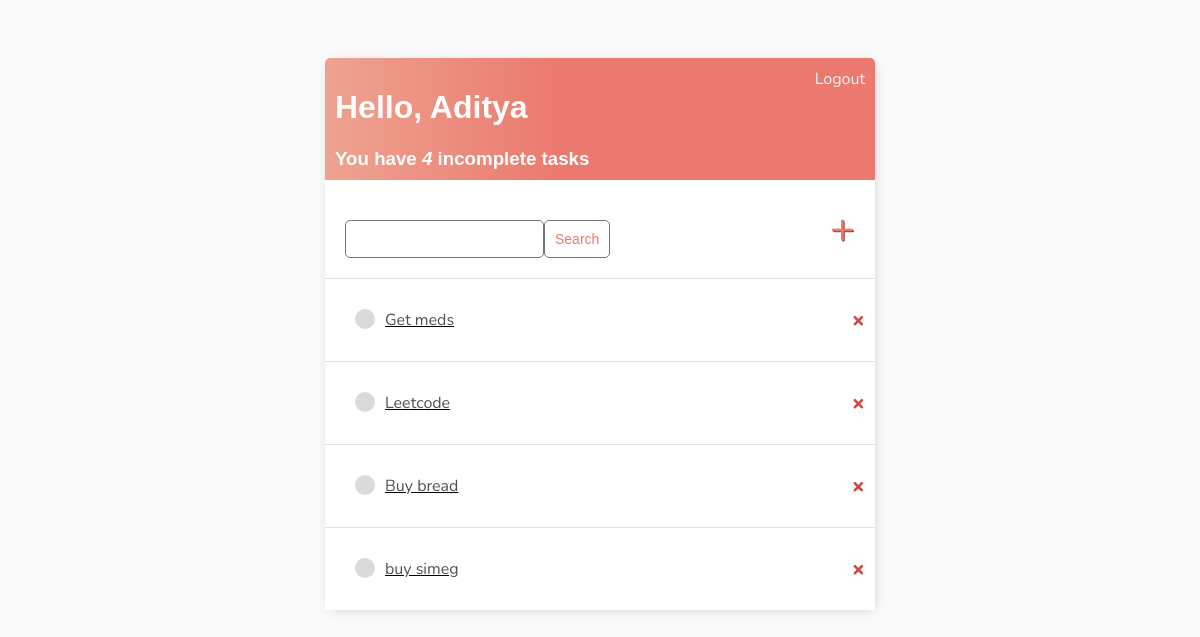
The app's page / (signed in), older data.
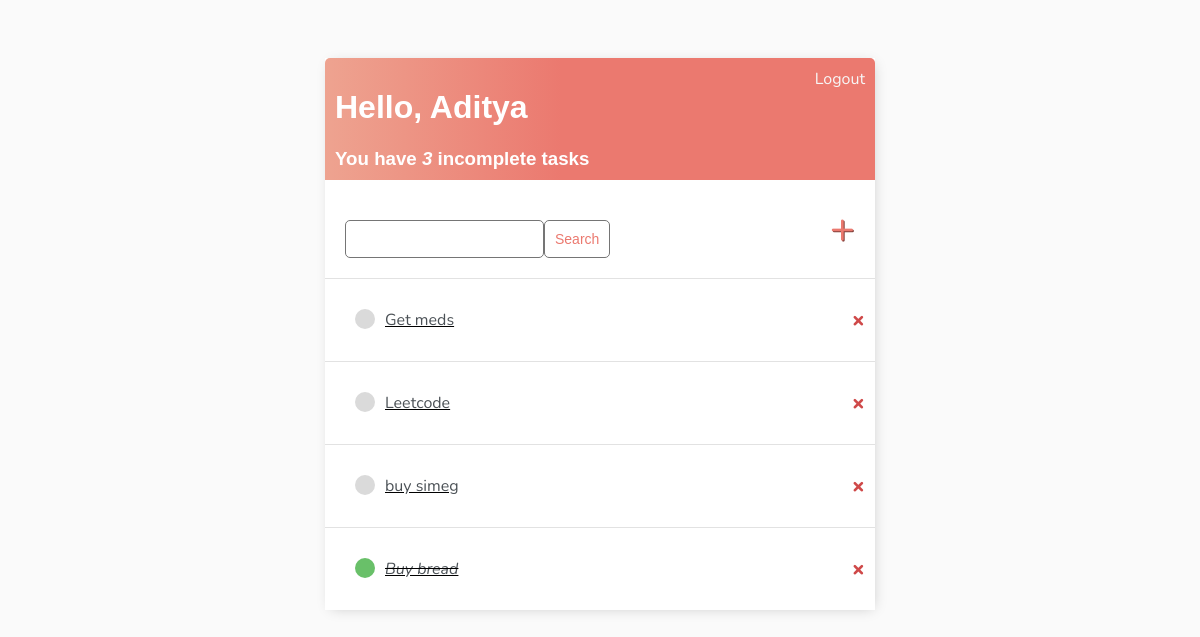
The same page, newer data.
### base/models.py (models this page shows)
class Task(models.Model):
    user = models.ForeignKey(User, on_delete=models.CASCADE, null=True, blank=True)
    title = models.CharField(max_length=200)
    description = models.TextField(null=True, blank = True)
    complete = models.BooleanField(default=False)
    created = models.DateTimeField(auto_now_add = True)
    def __str__(self) -> str:
        return self.title
    class Meta:
        ordering = ['complete']

### base/views.py (the view)
# urls.py: path('', views.TaskListView.as_view(), name = 'tasks'),
class TaskListView(LoginRequiredMixin, ListView):
    model = Task
    context_object_name = 'tasks'
    def get_context_data(self, **kwargs):
        context = super().get_context_data(**kwargs)
        context['tasks'] = context['tasks'].filter(user= self.request.user)
        context['count'] = context['tasks'].filter(complete = False).count()
        search_input = self.request.GET.get('search-area') or ''
        if search_input:
            context['tasks'] = context['tasks'].filter(title__icontains = search_input)
        context['search_input'] =search_input
        return context

### base/templates/base/task_list.html
 {% extends 'base/main.html' %}
{% block content %}
<div class = "header-bar">
    <div>
        <h1> Hello, {{request.user|title}} </h1>
        <h3 style = "margin:0"> You have <i>{{count}}</i> incomplete task{{count|pluralize:"s" }}</h3>
    </div>
{% if request.user.is_authenticated %}
    <a href = "{% url 'logout' %}"> Logout </a>
{% else %}
    <a href = "{% url 'login' %}"> Login </a>
{% endif %}
</div>
<div id = "search-add-wrapper">
    <form method = "GET" style="margin-top: 20px; display:flex;">
        <input type= 'text' name= 'search-area' value = {{search_input}}>
        <input class="button" type = 'submit' value= 'Search'>
    </form>
    <a id="add-link" href = "{% url 'task-create' %}">&#x2b;</a>
</div>
<div class = "task-items-wrapper">
    {% for task in tasks %}
        <div class="task-wrapper">
            {% if task.complete %}
                <div class="task-title">
                    <div class = "task-complete-icon"></div>
                        <i><u><s><a href ="{% url 'task-update' task.id %}">{{task}} </a></s></u> </i>
                </div>
            {% else %}
            <div class="task-title">
                <div class = "task-incomplete-icon"></div>
                    <u><a href ="{% url 'task-update' task.id %}">{{task}} </a></u>
            </div>
            {% endif %}
            <a class="delete-link" href = "{% url 'task-delete' task.id %}"> &#215;</a>
        </div>
    {% empty %}
        <h3>No items</h3>
    {% endfor %}
</div>
{% endblock content%}

### base/templates/base/main.html (shortened to what this page needs)
<!DOCTYPE html>
<html>
    <head>
    </head>
    <body>
      <div class = "container">
            {% block content %}
            {% endblock content %}
      </div>
    </body>
</html>

### base/templates/base/main.html (style rules this page uses)
body { background-color: #fafafa; font-family: 'Nunito', sans-serif; padding: 50px; }
h1, h2, h3, h4, h5, h6 { font-family: 'Raleway', sans-serif; }
a, p { color: #4b5156 }
.container { max-width: 550px; margin: auto; background-color : #fff; -webkit-box-shadow: 2px 2px 13px -4px rgba(0, 0, 0, 0.21); box-shadow: 2px 2px 13px -4px rgba(0, 0, 0,0.21) }
.header-bar { display: flex; justify-content: space-between; color: #fff; padding: 10px; border-radius: 5px 5px 0 0; background: linear-gradient(90deg, #EEA390 0%, #EB796F 43%, #EB796F 100%); }
.header-bar a { color: rgb(247, 247, 247); text-decoration: none; }
.task-wrapper { display: flex; align-items: center; justify-content: space-between; padding: 10px; background-color: #fff; border-top: 1px solid rgb(226, 226, 226); }
.task-title { display: flex; padding: 20px; }
.task-title a { text-decoration: none; color: #4b5156; margin-left: 10px; }
.task-complete-icon { height: 20px; width: 20px; background-color: rgb(105, 192, 105); border-radius: 50%; }
.task-incomplete-icon { height: 20px; width: 20px; background-color: rgb(218, 218, 218); border-radius: 50%; }
.delete-link { text-decoration: none; font-weight: 900; color: #cf4949; font-size: 22px; line-height: 0; padding: 20px 0px; }
#add-link { color: #EB796F; text-decoration: none; font-size: 42px; text-shadow: 1px 1px #81413b; }
#search-add-wrapper { display: flex; justify-content: space-between; align-items: center; padding: 20px; }
input[type=text], input[type=password], textarea { border: 1px solid #757575; border-radius: 5px; padding: 10px; width: 90%; }
.button { border: 1px solid #757575; background-color: #FFF; color: #EB796F; padding: 10px; font-size: 14px; border-radius: 5px; cursor: pointer; text-decoration: none; }

Row changes from the older to the newer data that the page shows:
shown differently, row unchanged: Task "buy simeg": moves up the list
changed Task "Buy bread": complete False → True (drawn)
Text that changed along with them:
{{ count }}: "4" → "3"
